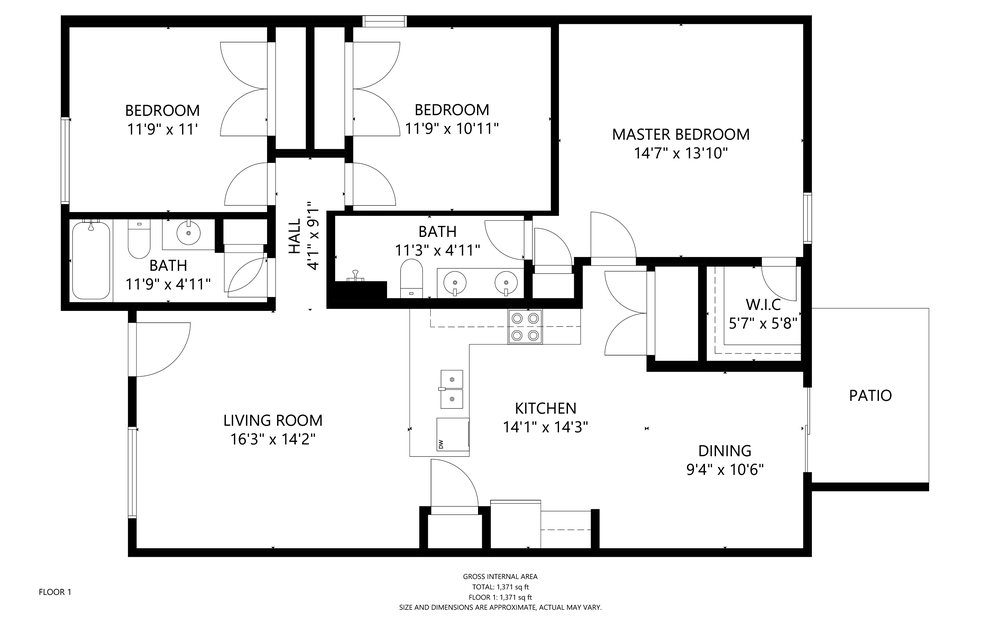
#> input picture test/fp_grayscale.png, 1000 x 625 px, shrunk from 2891 x 1807 before the run
$ python gen_grid_from_image.py
#> lines starting #> are read from the running program, lines starting #| are printed output that depends on the picture; after the words box and inside, x2 and y2 are one past the last pixel; in counts of white or black regions, pixels touching at a corner belong together
import cv2
import numpy as np

# Load floor plan image and convert to grayscale
image = cv2.imread("fp_grayscale.png", cv2.IMREAD_GRAYSCALE)
#> image is the input picture: shape (625, 1000); min 0, max 255, mean 235.1

# Apply Canny edge detection (adjust parameters if needed)
edges = cv2.Canny(image, 50, 150)
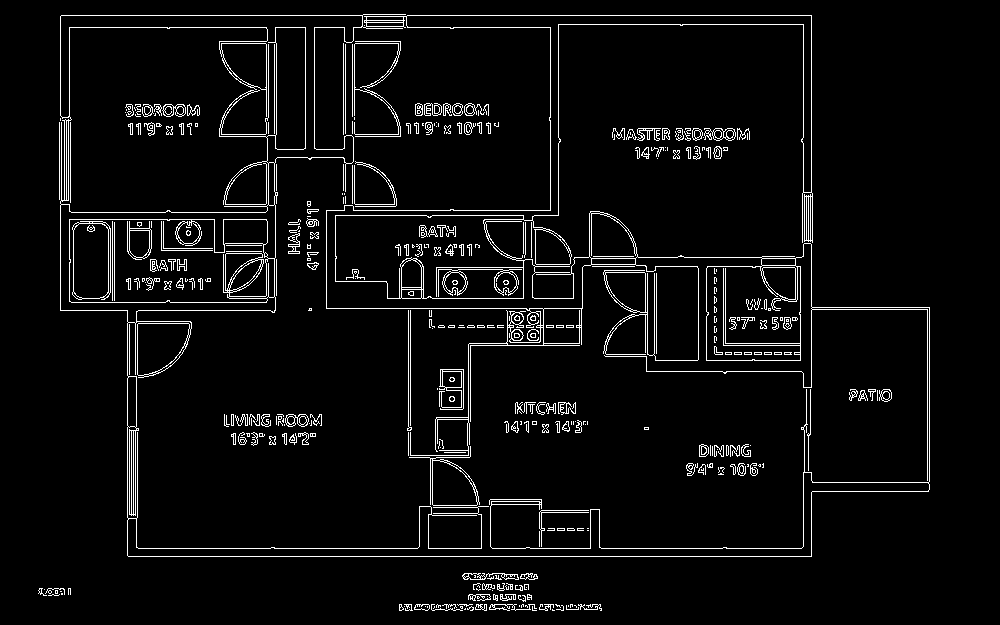
#> edges: shape (625, 1000); 4.7% white in thin lines or dots, all inside (x1, y1, x2, y2) = (38, 14, 930, 611)

# Invert the edge image (dark edges become white)
inverted_edges = 255 - edges

# Perform morphological operations (opening and closing)
kernel = np.ones((3, 3), np.uint8)  # Adjust kernel size as needed
opened_image = cv2.morphologyEx(inverted_edges, cv2.MORPH_OPEN, kernel)
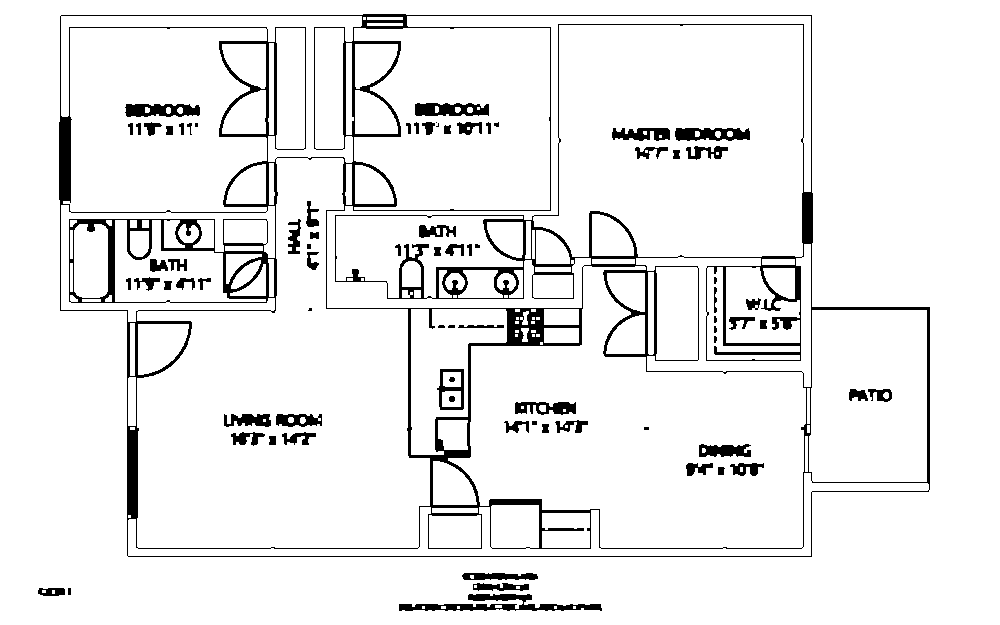
#> opened_image: shape (625, 1000); 93% white; 79 black regions (12 under 20 px), largest, box (x1, y1, x2, y2) and area: (59, 14, 930, 557) 30264, (399, 594, 602, 611) 1459, (415, 103, 489, 116) 748
closed_image = cv2.morphologyEx(opened_image, cv2.MORPH_CLOSE, kernel)
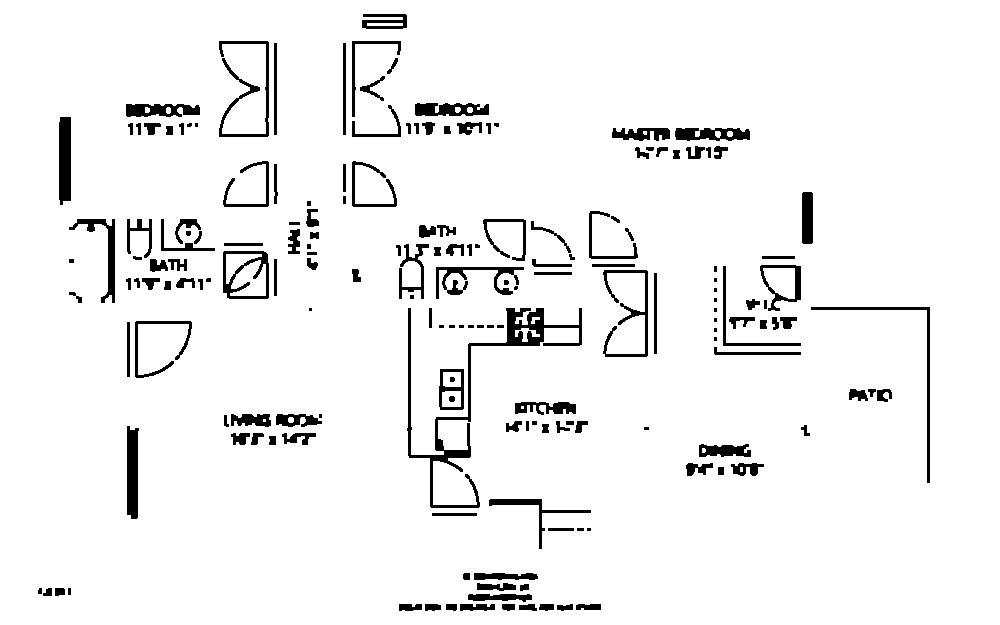
#> closed_image: shape (625, 1000); 94.6% white; 176 black regions (23 under 20 px), largest, box (x1, y1, x2, y2) and area: (407, 308, 582, 508) 3338, (59, 117, 71, 205) 1014, (127, 426, 139, 519) 983

# Target grid size
target_size = (100, 100)

# Calculate scaling factors for rows and columns
row_scale = closed_image.shape[0] / target_size[0]
#> row_scale = 6.25
col_scale = closed_image.shape[1] / target_size[1]
#> col_scale = 10

# Resample the processed image into a smaller grid with classification
small_grid = np.zeros(target_size)
for i in range(target_size[0]):
  for j in range(target_size[1]):
    # Get start and end indices for the corresponding region
    start_row = int(i * row_scale)
    end_row = int(min((i + 1) * row_scale, closed_image.shape[0]))
    start_col = int(j * col_scale)
    end_col = int(min((j + 1) * col_scale, closed_image.shape[1]))

    # Analyze presence in original binary image and processed image
    original_value = inverted_edges[start_row, start_col]
    processed_value = closed_image[start_row, start_col]

    # Assign values based on classification (adjust thresholds)
    if original_value == 255 and processed_value == 255:
        small_grid[i, j] = -10  # Wall (thick line)
    elif processed_value == 255:
        small_grid[i, j] = -5  # Door (thin line, thickened after closing)
    else:
        small_grid[i, j] = 0  # Open space
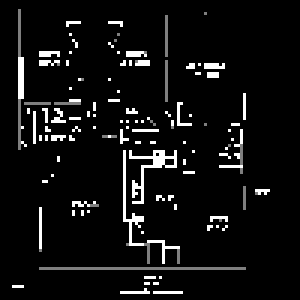
#> small_grid: shape (100, 100) float64 (shown 3 times larger); min -10, max 0, mean -9.36; drawn with min black and max white

# Print the resulting 100x100 grid with wall, door, and open space markers
print(small_grid.astype(int))
#> (printed output is left out)

grid = small_grid.astype(int)

with open('grid_rows_3.json', 'w') as f:
    f.write('[\n')
    for row in grid:
        row_str = ', '.join(f'{cell:3}' for cell in row)  # join elements with ', ' and avoid trailing comma
        f.write(f'  [{row_str}],\n')
#> this loop made 100 passes
    f.write(']\n')
